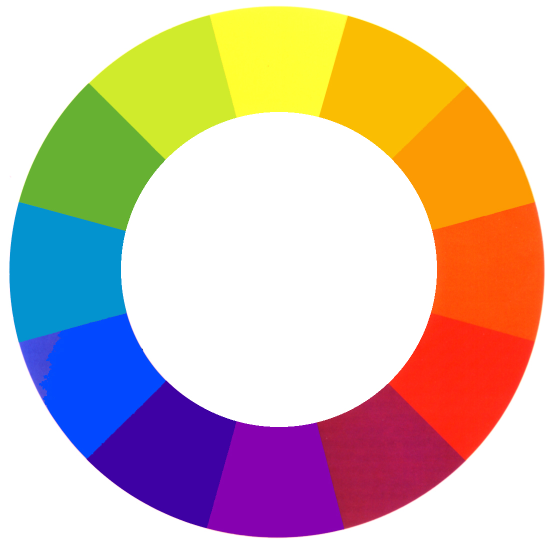
%> input picture CLab1/codes/colorwheel.jpg, 1101 x 1089 px (shown at 1/2 size)
$ octave task2.m   (GNU Octave 9; MATLAB toolbox functions it lacks are replaced by stand-ins)
%> lines starting %> are read from the running program, lines starting %| are printed output that depends on the picture
clear all;
close all;
clc;
input = 'colorwheel.jpg';
origin = imread(input);
%> origin is the input picture: size 1089x1101x3 uint8; mean R, G, B 209.8, 186.9, 174.4
edit = rgb2hsv(origin);
%> edit: size 1089x1101x3 double; mean H, S, V 0.193, 0.442, 0.934
figure;
subplot(1,2,1);
imshow(origin)
title('origin iamge');
subplot(1,2,2);
imshow(edit(:,:,1));
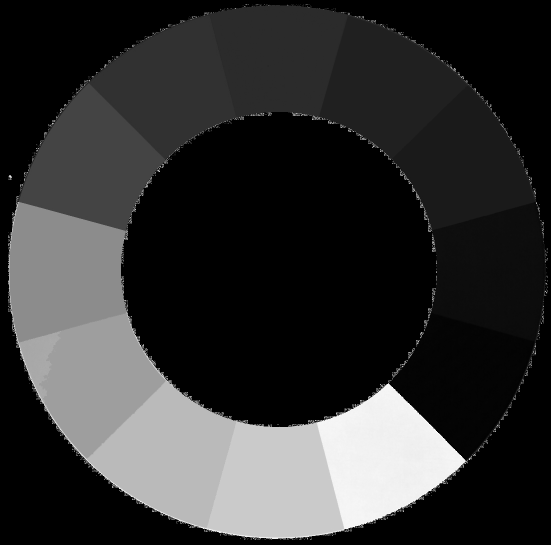
%> displayed picture: size 1089x1101, on the screen's scale of 0 to 255 (shown at 1/2 size); min 0, max 255, mean 49.2
title('H Channel Image');

%position_a = [327,425,528,613,644,627,534,432,320,247,226,253];
%position_b = [211,190,216,284,395,501,579,611,575,499,402,292];

position_a = [340 534 738 906 968 934 750 548 326 182 140 194];
position_b = [170 128 180 316 538 750 906 970 898 746 552 332];
values = zeros(1,12);
figure;
for x = 1:12
    subplot(3,4,x);
    a = position_a(x);
    b = position_b(x);
    imshow(origin(a-20:a+20,b-20:b+20,:));
    values(x) = mean(mean(edit(a-20:a+20,b-20:b+20,1)));
    title(['Area' num2str(x)])
end
%> this loop made 12 passes
%> pass 1, `imshow(origin(a-20:a+20,b-20:b+20,:));`:
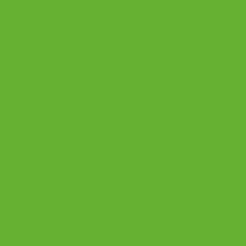
%> displayed picture: size 41x41x3, on the screen's scale of 0 to 255 (shown 6 times larger); mean R, G, B 102, 177, 50
%> pass 2, `imshow(origin(a-20:a+20,b-20:b+20,:));`:
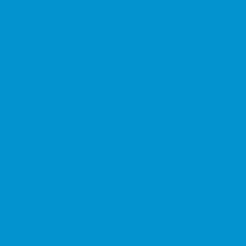
%> displayed picture: size 41x41x3, on the screen's scale of 0 to 255 (shown 6 times larger); mean R, G, B 3, 147, 207
%> after the loop, values = [0.265 0.549 0.621 0.729 0.793 0.948 0.0151 0.0501 0.101 0.126 0.167 0.19]
%> after the loop:
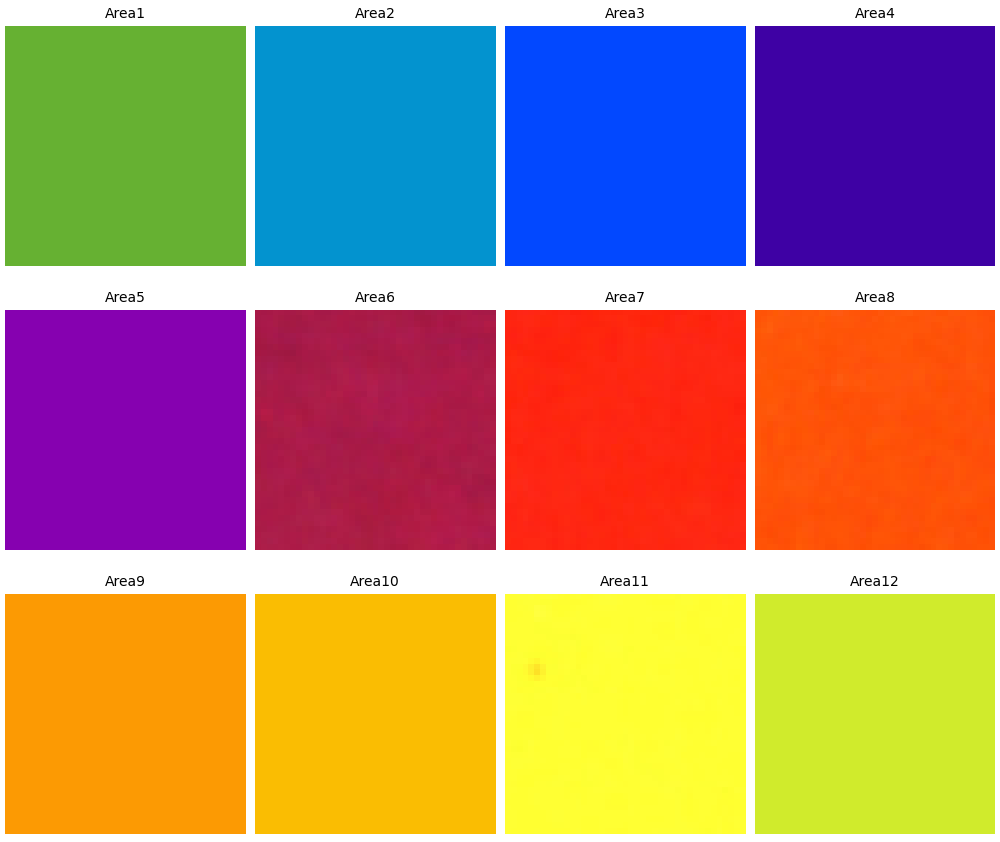
%> figure redrawn from the program's plot data, 12 panels


figure;
imshow(edit(:,:,1));
for y = 1:12
   content = ['Average Hue: ' num2str(values(y))];
   text(position_a(y),position_b(y),content ,'horiz','center','color','r');
end
%> this loop made 12 passes
%> content on passes 1 to 12: 'Average Hue: 0.26509', 'Average Hue: 0.54902', 'Average Hue: 0.62055', 'Average Hue: 0.72904', 'Average Hue: 0.79333', 'Average Hue: 0.94824', 'Average Hue: 0.015131', 'Average Hue: 0.050057', 'Average Hue: 0.10107', 'Average Hue: 0.12567', 'Average Hue: 0.16673', 'Average Hue: 0.19023'
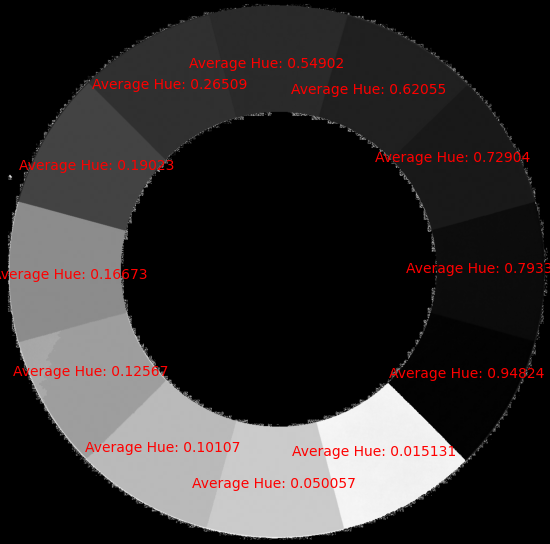
%> figure redrawn from the program's plot data; shown at 1/2 size
